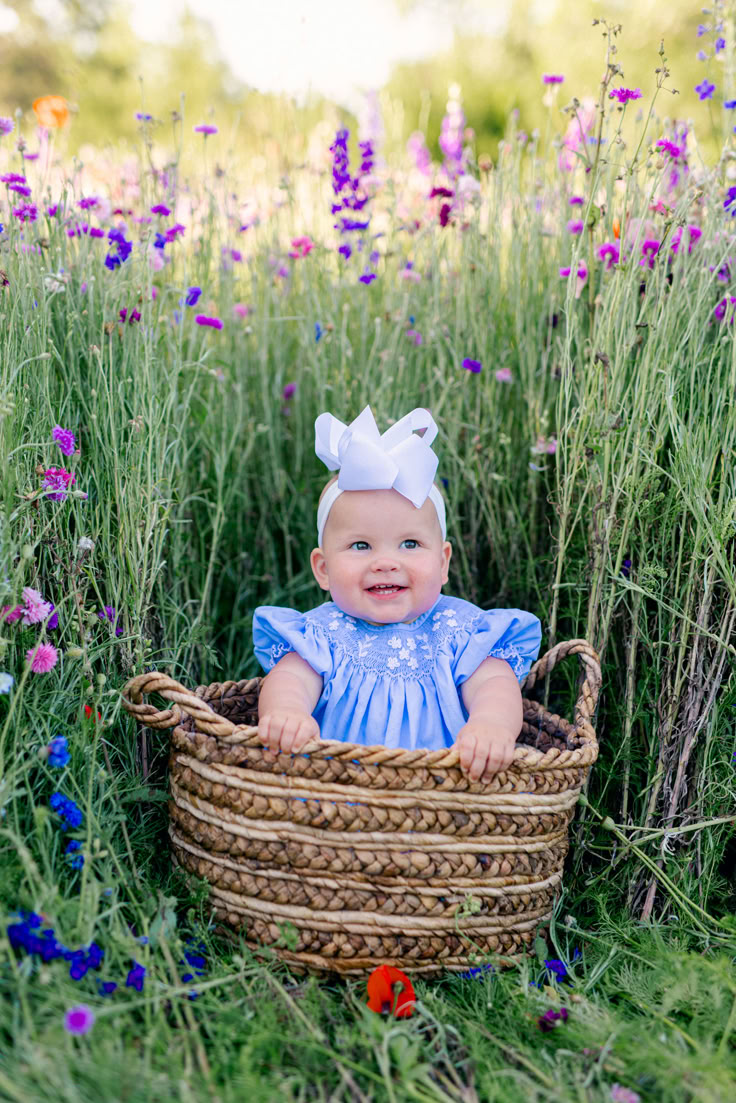
#> input picture images/image.jpg, 736 x 1103 px, found by its file name
$ python task_2.py
#> lines starting #> are read from the running program, lines starting #| are printed output that depends on the picture
#Image transformations

import cv2

image = cv2.imread('images/image.jpg')
#> image is the input picture: shape (1103, 736, 3); mean B, G, R 113.3, 136.5, 128.3
# Grayscale
gray = cv2.cvtColor(image, cv2.COLOR_BGR2GRAY)
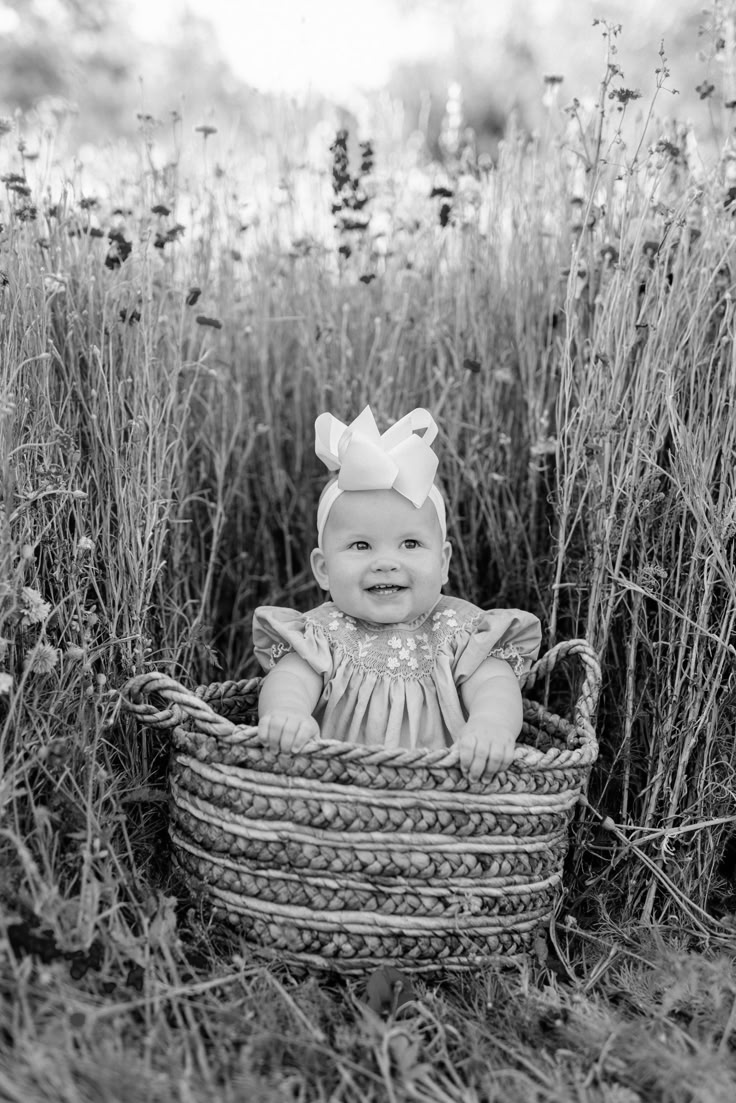
#> gray: shape (1103, 736); min 0, max 255, mean 131.4

# Blur
blur = cv2.GaussianBlur(image, (5, 5), 0)

# Resize
resize = cv2.resize(image, (300, 300))
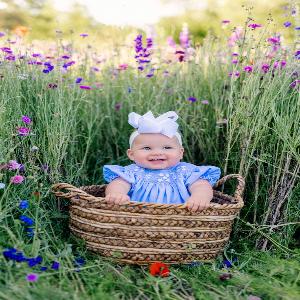
#> resize: shape (300, 300, 3); mean B, G, R 113.2, 136.4, 128.1

# Rotate
(h, w) = image.shape[:2]
#> h = 1103; w = 736
center = (w // 2, h // 2)
#> center = (368, 551)
matrix = cv2.getRotationMatrix2D(center, 45, 1.0)
rotate = cv2.warpAffine(image, matrix, (w, h))
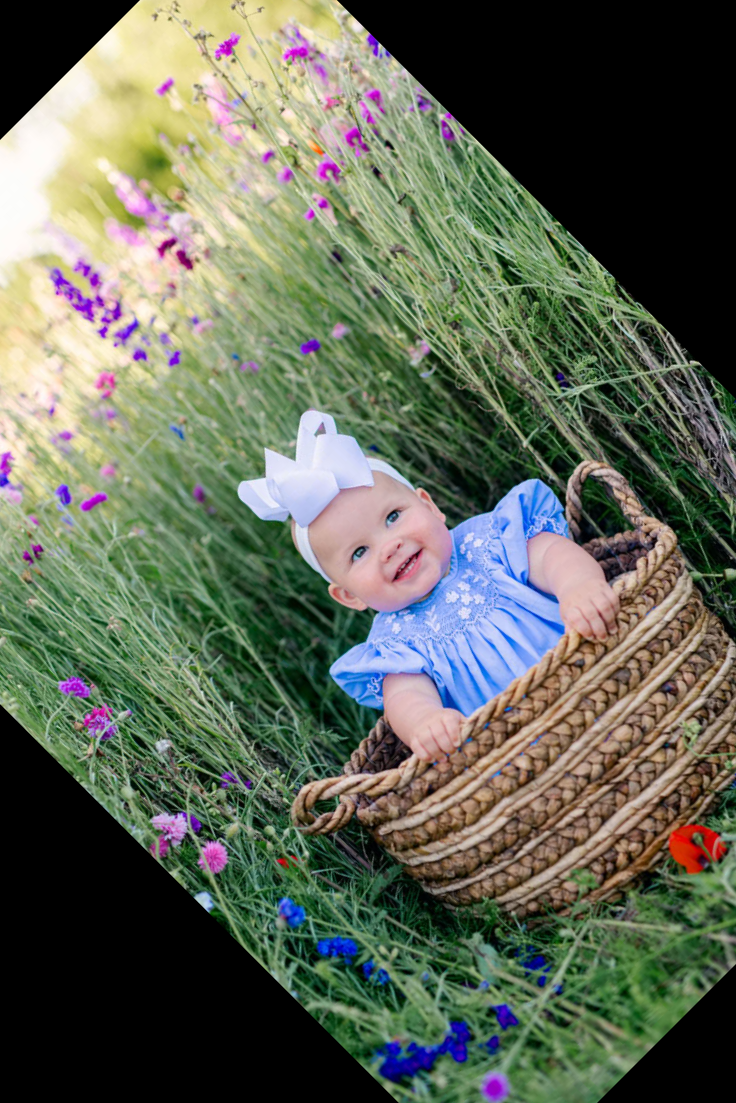
#> rotate: shape (1103, 736, 3); mean B, G, R 86.8, 102.8, 96.7

# Display
cv2.imshow('Original', image)
cv2.imshow('Gray', gray)
cv2.imshow('Blur', blur)
cv2.imshow('Resize', resize)
cv2.imshow('Rotate', rotate)

cv2.waitKey(0)
cv2.destroyAllWindows()

#This task applies basic transformations. Grayscale reduces color complexity, Gaussian blur smooths noise,
#resizing changes dimensions, and rotation uses transformation matrices to rotate the image.
